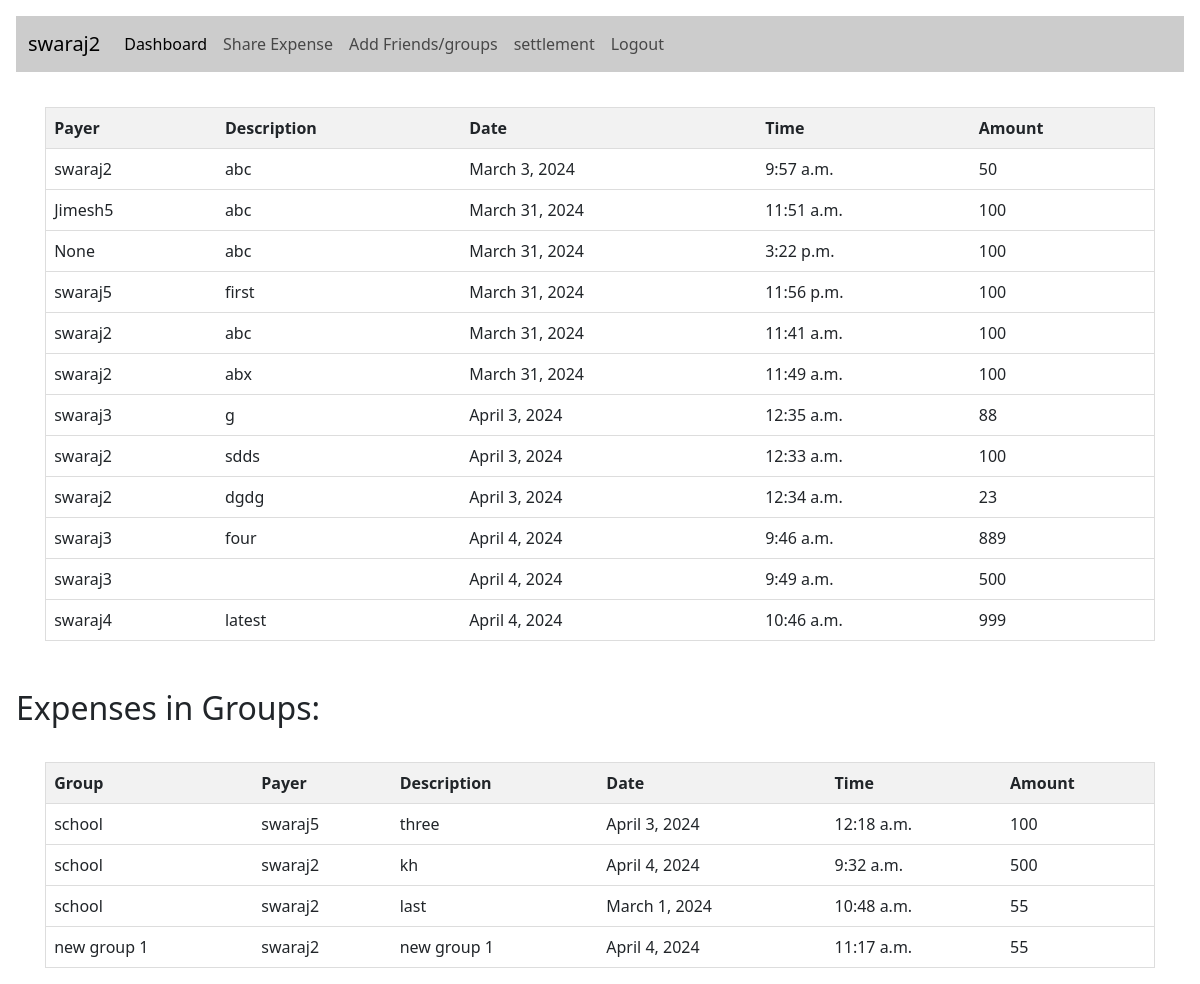
The page /show_expenses/ (signed in) on the database its author committed.
### firstapp/models.py (models this page shows)
class CustomUser(AbstractUser):
    uid                 = models.BigAutoField(primary_key=True)
    username            = models.CharField(max_length=100, unique=True)
    password            = models.CharField(max_length=50)
    email               = models.EmailField(verbose_name="email", max_length=100, unique=True)
    phone_no            = models.CharField(max_length=12, null = True)
    total_balance       = models.BigIntegerField(default=0)
    def __str__(self):
        return self.username

class Expense_record(models.Model):
    eid                 = models.BigAutoField(primary_key=True)
    payer_uid           = models.ForeignKey(settings.AUTH_USER_MODEL, on_delete=models.CASCADE, related_name='Expense_user')
    shared_uid          = models.ForeignKey(settings.AUTH_USER_MODEL, on_delete=models.SET_NULL, related_name='Expense_shared_with_friend', null = True)
    total_amount        = models.BigIntegerField()
    splited_amount      = models.BigIntegerField(null = True)
    description         = models.TextField(max_length=500, null=True)
    date_field          = models.DateField( null = True, default=datetime.date.today())
    time_field          = models.TimeField( null = True, default=datetime.datetime.now())

class Group_expense_record(models.Model):
    eid                 = models.BigAutoField(primary_key=True)
    payer_uid           = models.ForeignKey(settings.AUTH_USER_MODEL, on_delete=models.CASCADE, related_name='Group_expense_payer')
    gid                 = models.ForeignKey(Group, on_delete=models.SET_NULL, null = True)
    total_amount        = models.BigIntegerField()
    splited_amount      = models.BigIntegerField(null = True)
    description         = models.TextField(max_length=500, null=True)
    date_field          = models.DateField( null = True, default=datetime.date.today())
    time_field          = models.TimeField( null = True, default=datetime.datetime.now())

class Group(models.Model):
    gid                 = models.BigAutoField(primary_key=True)
    uid                 = models.ForeignKey(settings.AUTH_USER_MODEL, on_delete=models.CASCADE)
    gname               = models.CharField(max_length=100, unique=True)

### firstapp/views.py (the view)
# urls.py: path('show_expenses/', views.show_expenses, name="show_expenses"),
def show_expenses(request):
    expense_list = Expense_record.objects.filter(payer_uid = request.user)
    shared_user_expense_list = Expense_record.objects.filter(shared_uid = request.user)
    expense_list = expense_list | shared_user_expense_list
    expense_list = expense_list.order_by('date_field')
    group_query_set = Group.objects.filter(uid = request.user)
    group_expense_list = list()
    for group in group_query_set:
        group_expense_list = group_expense_list + list(Group_expense_record.objects.filter(gid = group))
    return render(request, 'Dashboard.html', {'expense_list': expense_list, 'group_expense_list' : group_expense_list})

### templates/Dashboard.html (shortened to what this page needs)
{% extends 'home.html' %}
{% block content %}
    <table>
        <thead>
            <tr>
                <th>Payer</th>
                <th>Description</th>
                <th>Date</th>
                <th>Time</th>
                <th>Amount</th>
            </tr>
        </thead>
        <tbody>
            {% for expense in expense_list %}
            <tr>
                <td>{{ expense.shared_uid }}</td>
                <td>{{ expense.description }}</td>
                <td>{{ expense.date_field }}</td>
                <td>{{ expense.time_field }}</td>
                <td>{{ expense.total_amount }}</td>
            </tr>
            {% endfor %}
        </tbody>
    </table>
    <br>
    <br>
    <h2>Expenses in Groups:</h2>
    <table>
        <thead>
            <tr>
                <th>Group</th>
                <th>Payer</th>
                <th>Description</th>
                <th>Date</th>
                <th>Time</th>
                <th>Amount</th>
            </tr>
        </thead>
        <tbody>
            {% for expense in group_expense_list %}
            <tr>
                <td>{{ expense.gid.gname }}</td>
                <td>{{ expense.payer_uid }}</td>
                <td>{{ expense.description }}</td>
                <td>{{ expense.date_field }}</td>
                <td>{{ expense.time_field }}</td>
                <td>{{ expense.total_amount }}</td>
            </tr>
            {% endfor %}
        </tbody>
    </table>
{% endblock %}

### templates/home.html (shortened to what this page needs)
<!doctype html>
<html lang="en">
<head>
    <link href="https://cdn.jsdelivr.net/npm/bootstrap@5.3.3/dist/css/bootstrap.min.css" rel="stylesheet">
    <link href="https://getbootstrap.com/docs/5.3/assets/css/docs.css" rel="stylesheet">
</head>
<body class="p-3 m-0 border-0 bd-example m-0 border-0">
    <nav class="navbar navbar-expand-lg navbar-light custom-navbar">
        <div class="container-fluid">
            <a class="navbar-brand" href="#">{{request.user}}</a>
            <div class="collapse navbar-collapse" id="navbarSupportedContent">
                <ul class="navbar-nav me-auto mb-2 mb-lg-0">
                    <li class="nav-item">
                        <a class="nav-link active" aria-current="page" href="/show_expenses">Dashboard</a>
                    </li>
                    <li class="nav-item">
                        <a class="nav-link" href="/index_view">Share Expense</a>
                    </li>
                    <li class="nav-item">
                        <a class="nav-link" href="/index_view">Add Friends/groups</a>
                    </li>
                    <li class="nav-item">
                        <a class="nav-link" href="/show_settlement_view">settlement</a>
                    </li>
                    <li class="nav-item">
                        <a class="nav-link" href="/logout_view" tabindex="-1">Logout</a>
                    </li>
                </ul>
            </div>
        </div>
    </nav>
    {% block content %}
    {% endblock %}
</body>
</html>

### templates/home.html (style rules this page uses)
.custom-navbar { background-color: #ccc; }

### templates/Dashboard.html (style rules this page uses)
table { width: 95%; border-collapse: collapse; border: 1px solid #ddd; margin-top: 35px; margin-left: auto; margin-right: auto; }
th, td { padding: 8px; text-align: left; border-bottom: 1px solid #ddd; }
th { background-color: #f2f2f2; }

### rows shown on the page
CustomUser: user "swaraj2"
Expense_record: shared_uid "swaraj2", description "abc", date_field "March 3, 2024", time_field "9:57 a.m.", total_amount "50"
Expense_record: shared_uid "Jimesh5", description "abc", date_field "March 31, 2024", time_field "11:51 a.m.", total_amount "100"
Expense_record: shared_uid "None", description "abc", date_field "March 31, 2024", time_field "3:22 p.m.", total_amount "100"
Expense_record: shared_uid "swaraj5", description "first", date_field "March 31, 2024", time_field "11:56 p.m.", total_amount "100"
Expense_record: shared_uid "swaraj2", description "abc", date_field "March 31, 2024", time_field "11:41 a.m.", total_amount "100"
Expense_record: shared_uid "swaraj2", description "abx", date_field "March 31, 2024", time_field "11:49 a.m.", total_amount "100"
Expense_record: shared_uid "swaraj3", description "g", date_field "April 3, 2024", time_field "12:35 a.m.", total_amount "88"
Expense_record: shared_uid "swaraj2", description "sdds", date_field "April 3, 2024", time_field "12:33 a.m.", total_amount "100"
Expense_record: shared_uid "swaraj2", description "dgdg", date_field "April 3, 2024", time_field "12:34 a.m.", total_amount "23"
Expense_record: shared_uid "swaraj3", description "four", date_field "April 4, 2024", time_field "9:46 a.m.", total_amount "889"
Expense_record: shared_uid "swaraj3", date_field "April 4, 2024", time_field "9:49 a.m.", total_amount "500"
Expense_record: shared_uid "swaraj4", description "latest", date_field "April 4, 2024", time_field "10:46 a.m.", total_amount "999"
Group_expense_record: gid.gname "school", payer_uid "swaraj5", description "three", date_field "April 3, 2024", time_field "12:18 a.m.", total_amount "100"
Group_expense_record: gid.gname "school", payer_uid "swaraj2", description "kh", date_field "April 4, 2024", time_field "9:32 a.m.", total_amount "500"
Group_expense_record: gid.gname "school", payer_uid "swaraj2", description "last", date_field "March 1, 2024", time_field "10:48 a.m.", total_amount "55"
Group_expense_record: gid.gname "new group 1", payer_uid "swaraj2", description "new group 1", date_field "April 4, 2024", time_field "11:17 a.m.", total_amount "55"
